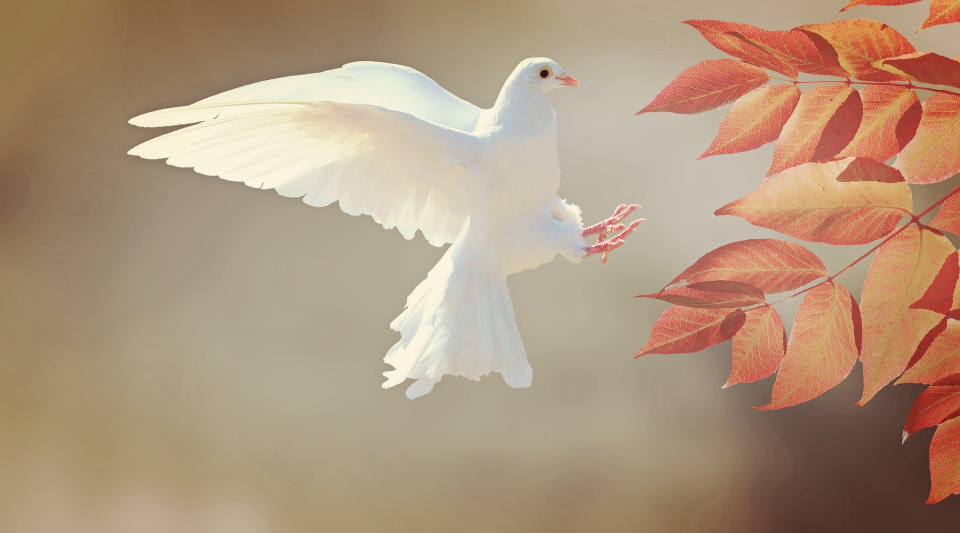
#> input picture LC/LC01/Testbilder-20250328/dove-2516641_1920.jpg, 1920 x 1065 px, found by its file name (shown at 1/2 size)
$ jupyter execute live_coding_01_profiling_ram_harddisk_EMPTY.ipynb
#> lines starting #> are read from the running program, lines starting #| are printed output that depends on the picture
# Big Data Engineering (1) - Bottlenecks in big data handling

Before we dive into coding, it’s important to understand a fundamental concept in data processing: data movement. In nearly every real-world scenario, our goal is to collect vast amounts of data and utilize it—whether that’s for visualization, statistical analysis, or machine learning. To achieve this, data must be transferred across different parts of the computer’s hardware, each with its own speed and limitations.

## Data Movement within a Computer

Data in a computer flows through several layers of storage and memory. Here’s a brief overview of the hierarchy and the typical transfer speeds:

- CPU Cache: The fastest memory available, located directly on the CPU. It can access data in nanoseconds, but its size is very limited.

- RAM (Main Memory): Faster than hard drives, with access times measured in tens of nanoseconds. However, it is volatile and more expensive per byte.

- Solid State Drives (SSD) & Hard Disk Drives (HDD): Non-volatile storage that holds data persistently. SSDs are significantly faster than HDDs but still lag behind RAM.

-  Network/Cloud Storage: Data stored remotely, which may be subject to network latencies and bandwidth limitations.

When you load an image from disk (or the cloud), you’re encountering these bottlenecks. Even though modern CPUs can process data very quickly once it’s loaded into RAM or the cache, the process of reading the data from slower storage mediums can become a major delay. This is particularly noticeable in big data applications, where the sheer volume of data (or the need to access it rapidly) can lead to performance challenges.

*But how bad is this really?*

Just by looking at the hardware infrastructure it is clear that loading data from an SSD will be slower than handling data that we have in RAM. But let's have a look at what this would mean for our project for which we plan to handle about 500,000 images!

## Quick Introduction to OpenCV for Image Handling

In today’s live coding session, we will start by handling images in Python using OpenCV. OpenCV (Open Source Computer Vision Library) is a powerful and widely-used tool for image processing and computer vision tasks. It provides functions for:

- Reading and Writing Images: Easily load images from disk and save processed images.
- Image Manipulation: Resize, crop, rotate, and adjust colors.
- Filtering and Transformations: Apply blurring, edge detection, and other filters.
- Feature Extraction: Identify key features and perform tasks like object detection or image matching.

### Why OpenCV?

- Efficiency: OpenCV is optimized in C/C++ and offers a Python interface, meaning that many functions run very efficiently even on large images.
- Comprehensive Functionality: From simple image I/O to complex computer vision algorithms, OpenCV covers a wide range of tasks.
- Community and Resources: With a large community, extensive documentation, and many tutorials available online, learning OpenCV can open up many possibilities for both academic projects and industry applications.

Python library imports:

[cell 1]
import os
import time
import numpy as np
import cv2
from matplotlib import pyplot as plt

[cell 2]
os.getcwd()

Here a very basic code example to load an image from a given image file using openCV:

[cell 3]
# Define the path to the folder containing the images
filename = r"C:\Users\jfham\OneDrive\Dokumente\Laptop_Clones\Big_Data_Engineering\LC\LC01\Testbilder-20250328\dove-2516641_1920.jpg"

image = plt.imread(filename)
#> image is the input picture: shape (1065, 1920, 3); mean R, G, B 176.9, 150.9, 125.9

## Exercise 1:
Open an image (by adapting the above code snippet) and try to answer the following questions:

- What type of object do we get?
- What are the dimensions and what do they mean?

[cell 4]
print(type(image))
#| <class 'numpy.ndarray'>
print(image.shape)
#| (1065, 1920, 3)

## Exercise 2:
Show the image! Use the following function for this which uses matplotlib (`plt.imshow()`).

(there are many other options to display images, but for now this will be good enough)

[cell 5]
def display_image(img):
    """A very simple function to display an image."""
    plt.imshow(img)
    plt.axis(False)
    plt.show()

[cell 6]
display_image(image)

## Exercise 3 - Play with the Array
Experiment a bit to answer the following questions:
- What happens if you multiply the image values by 0.25?
- Let's look at an image where we set all but one layer to zeros! What happens?

Then do the following:
- Using Numpy, try to show only a small part of the image (100 x 100 pixels)
- Using Numpy, try to turn the image.

Multiply by 0.25

[cell 7]
image_edited = image.copy()
image_edited = (image_edited * 0.25).astype(np.uint8)
display_image(image_edited)

# your code

1st and 2nd layer to zeros

[cell 8]
image_edited = image.copy()
image_edited[:, :, 0] = 0  # Red-Kanal
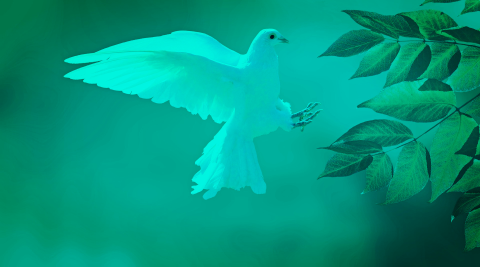
#> image_edited: shape (1065, 1920, 3) (shown at 1/4 size); mean R, G, B 0, 150.9, 125.9
image_edited[:, :, 1] = 0  # Green-Kanal
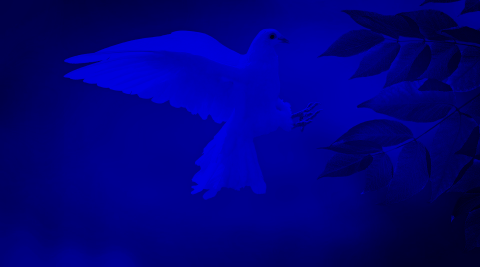
#> image_edited: shape (1065, 1920, 3) (shown at 1/4 size); mean R, G, B 0, 0, 125.9
display_image(image_edited)
# your code

1st and 3rd layer to zeros

[cell 9]
image_edited = image.copy()
image_edited[:, :, 0] = 0  # Red-Kanal
image_edited[:, :, 2] = 0  # Blue-Kanal
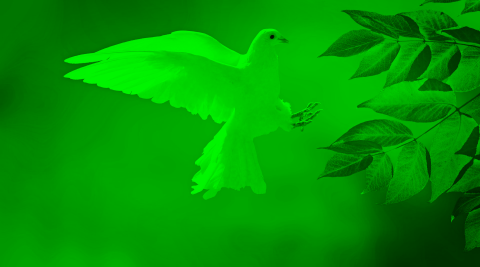
#> image_edited: shape (1065, 1920, 3) (shown at 1/4 size); mean R, G, B 0, 150.9, 0
display_image(image_edited)

2nd and 3rd layer to zeros

[cell 10]
image_edited = image.copy()
image_edited[:, :, 1] = 0  # Green-Kanal
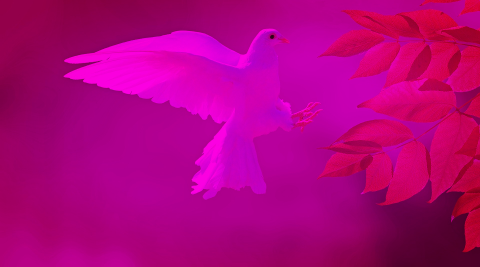
#> image_edited: shape (1065, 1920, 3) (shown at 1/4 size); mean R, G, B 176.9, 0, 125.9
image_edited[:, :, 2] = 0  # Blue-Kanal
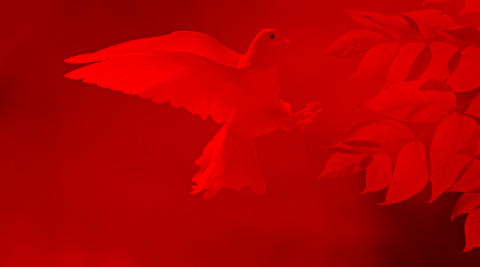
#> image_edited: shape (1065, 1920, 3) (shown at 1/4 size); mean R, G, B 176.9, 0, 0
display_image(image_edited)

Small Part (100 x 100)

[cell 11]
image_edited = image[:100, :100].copy()
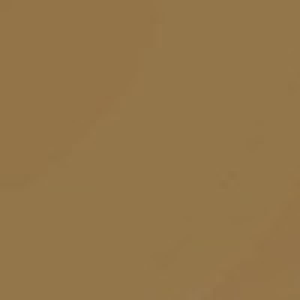
#> image_edited: shape (100, 100, 3) (shown 3 times larger); mean R, G, B 147, 117.4, 73.5
display_image(image_edited)

Turned Image (180°)

[cell 12]
image_edited = np.rot90(image, 2)  # 2x 90° = 180°
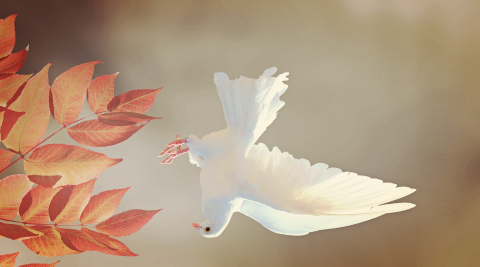
#> image_edited: shape (1065, 1920, 3) (shown at 1/4 size); mean R, G, B 176.9, 150.9, 125.9
display_image(image_edited)
image_edited = np.flipud(np.fliplr(image))  # erst links-rechts, dann oben-unten
display_image(image_edited)

## Exercise 4:
Compute and return the maximums brightness value of an image (R + G + B). Write a small function for this that we can use later on.

[cell 13]
def get_max_brightness(image: np.ndarray):
    """
    Returns maximum pixel brightness value of input image.
    Brightness is calculated as R + G + B.
    """
    brightness = np.sum(image, axis=2)  # Summe der Farbkanäle (RGB) für jeden Pixel
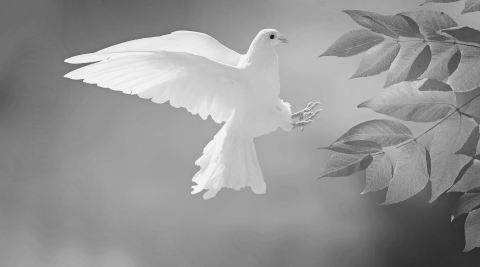
#> brightness: shape (1065, 1920) uint64 (shown at 1/4 size); min 28, max 756, mean 453.7; drawn with min black and max white
    return np.max(brightness)           # größter Helligkeitswert im Bild

[cell 14]
max_brightness = get_max_brightness(image)
#> max_brightness = 756
print(f"Brightest pixel value is {max_brightness} (theoretical maximum: {255 * 3})")
#| Brightest pixel value is 756 (theoretical maximum: 765)

OK, now back to *big data*!

## Goal: Estimate how long it takes to load a bigger datasets (here: images).
Try to experiment with a few images to answer the following questions:
1. How long would it take to load 1,000,000 images (image size of about 1-5 million pixels) from our local hard disk?
2. How long would it take to do a simple operation on all images (for example: compute the maximum brightness)?
3. How long would a simple operation on 1,000,000 images take if the images are in the RAM? (and: would that be possible?)

### How to evaluate the time
- Use the default library `time` to measure how long it takes to run a script.
- Hint: To get an OK-ish estimate for 1,000,000 images, we do not need to work with that amount ;)

### Step 1:
- Copy some images into a local folder (for instance `test_images/`)
- Loop over all images in the test_images folder.
- Load image using opencv.
- Compute maximum pixel brightness value in image and store in list (or print).
- **Measure the time this takes!**

After copying, check your folder

[cell 15]
# Define the path to the folder containing the images
path_images = r"C:\Users\jfham\OneDrive\Dokumente\Laptop_Clones\Big_Data_Engineering\LC\LC01\Testbilder-20250328"

# Get a list of all the image filenames in the folder
image_filenames = os.listdir(path_images)
image_filenames

Load each image and print maximum pixel brightness value AND measure the time this takes

[cell 16]
brightness_values = []

start_time = time.time()

# Schleife über alle Bilder
for filename in os.listdir(path_images):
    if filename.lower().endswith((".png", ".jpg", ".jpeg")):
        img_path = os.path.join(path_images, filename)
        image = cv2.imread(img_path)  # Bild laden mit OpenCV (BGR!)
        image = cv2.cvtColor(image, cv2.COLOR_BGR2RGB)  # nach RGB konvertieren
        brightness = get_max_brightness(image)
#> brightness = 756
        brightness_values.append(brightness)
#> pass 2 of the loop `for filename in os.listdir(path_images):`:
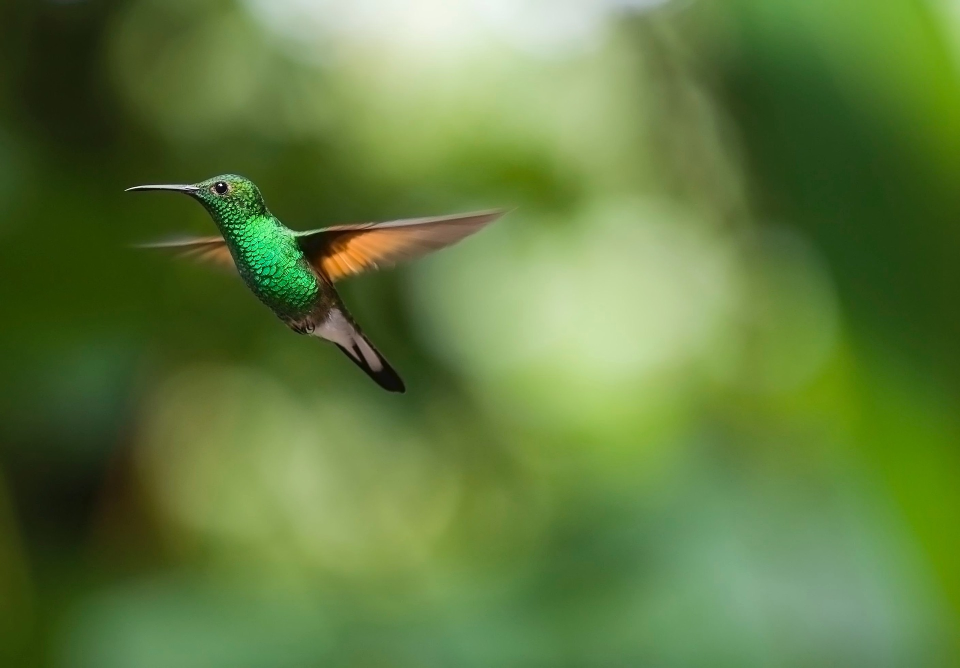
#> input picture LC/LC01/Testbilder-20250328/hummingbird-2139278_1920.jpg, 1920 x 1335 px, found by its file name (shown at 1/2 size)
#> image is the input picture: shape (1335, 1920, 3); mean B, G, R 63.1, 124.6, 97.1
#> in get_max_brightness (call 3), `brightness = np.sum(image, axis=2)`:
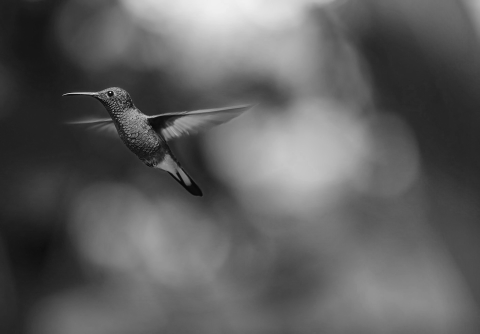
#> brightness: shape (1335, 1920) uint64 (shown at 1/4 size); min 1, max 764, mean 284.8; drawn with min black and max white
#> `brightness = get_max_brightness(image)`: brightness = 764
#> pass 3 of the loop `for filename in os.listdir(path_images):`:
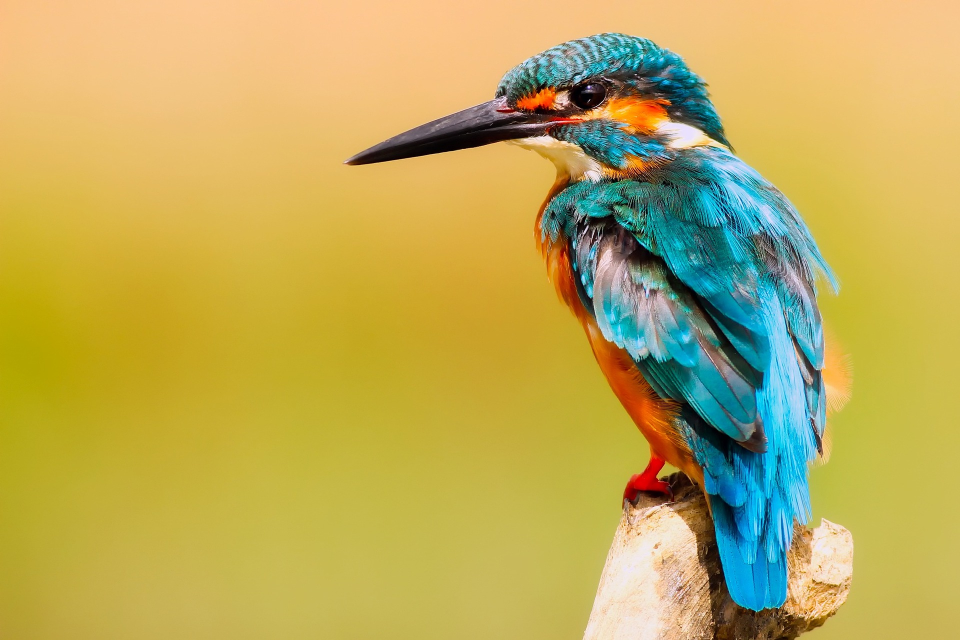
#> input picture LC/LC01/Testbilder-20250328/kingfisher-2046453_1920.jpg, 1920 x 1280 px, found by its file name (shown at 1/2 size)
#> image is the input picture: shape (1280, 1920, 3); mean B, G, R 89.6, 171.4, 188.7
#> in get_max_brightness (call 4), `brightness = np.sum(image, axis=2)`:
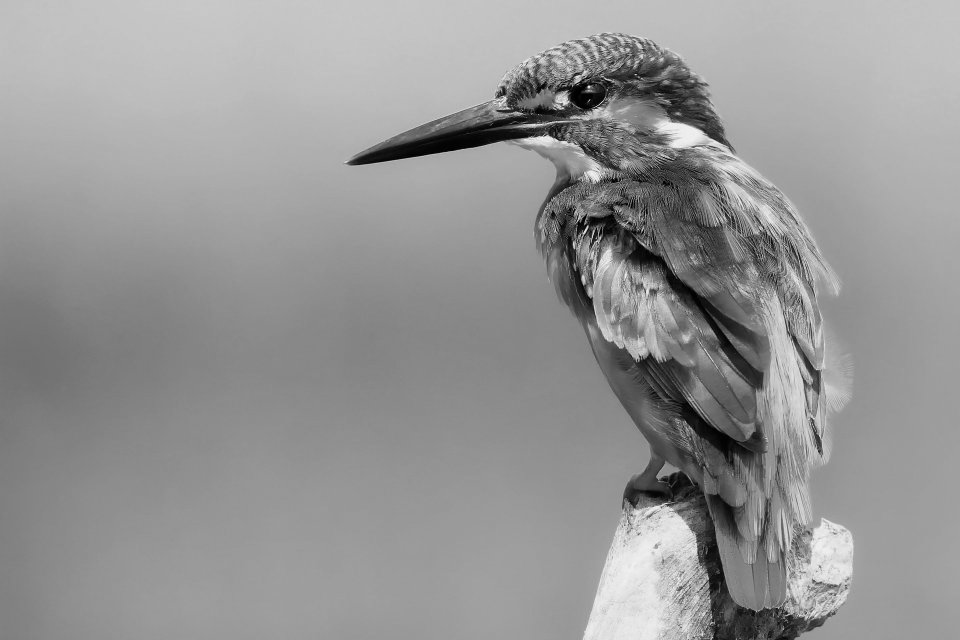
#> brightness: shape (1280, 1920) uint64 (shown at 1/2 size); min 0, max 764, mean 449.7; drawn with min black and max white

end_time = time.time()

print(f"Laufzeit für {len(brightness_values)} Bilder: {end_time - start_time:.2f} Sekunden")
#| Laufzeit für 3 Bilder: 0.82 Sekunden

### Compare:
- How long does this take?
- How long does this take if we skip the maximum brightness search?

[cell 17]
start_time = time.time()

for filename in image_filenames:
    img_path = os.path.join(path_images, filename)
    image = cv2.imread(img_path)  # nur laden, nichts weiter tun
#> pass 2 of the loop `for filename in image_filenames:`:
#> pass 3 of the loop `for filename in image_filenames:`:

end_time = time.time()

print(f"Nur Laden von {len(image_filenames)} Bildern: {end_time - start_time:.2f} Sekunden")

### Step 2: How long would it take to load 1,000,000 images?
- Make a good guess based on the images you have on how long it will take to load one million images from disk.
- What takes longer: loading or processing?

[cell 18]
# SET YOUR CALCULATED RUNTIME HERE
runtime = 0.12  # seconds

time_per_image = runtime/5 # your code here
print(f"Loading one image takes about {time_per_image:.4f}s")

num_images = 1_000_000
time_total = (time_per_image * num_images) / 60
print(f"Loading 1.000.000 images would then take about {time_total:.3f} minutes")

---
## Cloud better than hard disk?

If we do not want to store all images on our hard disk, or if we simple cannot because this are too many, we could store the images "in the cloud". But, how fast/slow would that be?

Answer the same question as before now for a cloud option:

How long would it take us to get 1,000,000 images from a common cloud server (here pexels)?

### How to get an image from a URL?
Wr can download an image with `requests` and save it in a local folder using `shutil`.
This can be done using `requests.get(my_url)`.

- What is `stream` for? (https://requests.readthedocs.io/en/latest/user/advanced/)
- What does this return? An image?
- Try the methods `.status_code`, `.raw`, `.content`.

[cell 19]
import requests

image_url = "https://images.pexels.com/photos/1159577/pexels-photo-1159577.jpeg"
result = requests.get(image_url)

[cell 20]
result

[cell 21]
result.raw

[cell 22]
type(result.content)

[cell 23]
result.status_code

### How to get to the actual image?
- Look at `.content`, what do we have to do to get this into something image-like?
- Try to convert this using `np.frombuffer` (using the target data type `np.uint8`)

[cell 24]
# Read the image data into a numpy array
image_array = np.frombuffer(result.content, np.uint8)

# Decode the numpy array into an image using OpenCV
image = cv2.imdecode(image_array, cv2.IMREAD_COLOR)
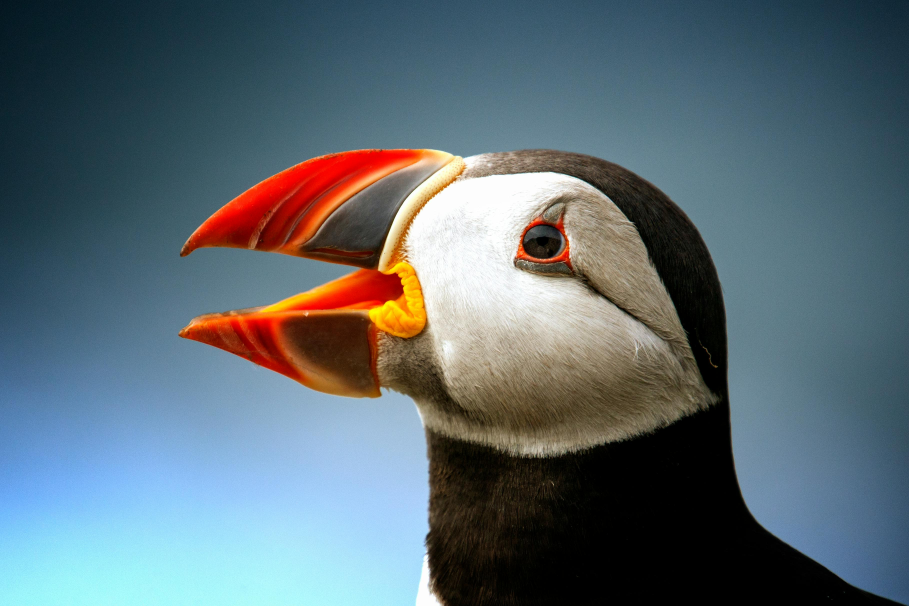
#> input picture LC/LC01/pexels-photo-1159577.jpeg, 3636 x 2424 px, found by its file name (shown at 1/4 size)
#> image is the input picture: shape (2424, 3636, 3); mean B, G, R 114.7, 106.9, 91.7

plt.imshow(image)
plt.axis(False)
plt.show()

### Does this work or not?

--> Problem: RGB vs. BGR! --> Change R(ed) and B(lue) channels.

[cell 25]
# Download the image from the URL
#result = requests.get(image_url)

# Read the image data into a numpy array
image_array = np.frombuffer(result.content, np.uint8)

# Decode the numpy array into an image using OpenCV
image = cv2.imdecode(image_array, cv2.IMREAD_COLOR)
# image = cv2.cvtColor(image_array, cv2.BGR2RGB)

plt.imshow(image[:, :, ::-1])
plt.axis(False)
plt.show()

[cell 26]
image.shape

### Save image
- The image can best be saved using `shutil` which has a suitable method called `.copyfileobj()`.

[cell 27]
import shutil


result = requests.get(image_url, stream=True)
with open("my_test_file.jpg", 'wb') as f:
    shutil.copyfileobj(result.raw, f)

## Download multiple images:
- Write a script to download all images for which we have urls in the following list.
- How long does it take to download all those images? (don't count the time to save the images)

[cell 28]
# here some example url's that should work (images from pexels)

image_urls = [
    "https://images.pexels.com/photos/1159577/pexels-photo-1159577.jpeg",
    "https://images.pexels.com/photos/2233442/pexels-photo-2233442.jpeg",
    "https://images.pexels.com/photos/106685/pexels-photo-106685.jpeg",
    "https://images.pexels.com/photos/15796799/pexels-photo-15796799/free-photo-of-close-up-on-face-of-swan.jpeg"
]

[cell 29]
import requests # request img from web
import shutil # save img locally
import time

def get_image(image_url):
    result = requests.get(image_url, stream=True)

    file_name = image_url.split("/")[-1]

    if result.status_code == 200:
        with open(file_name, 'wb') as f:
            shutil.copyfileobj(result.raw, f)
        print('Image sucessfully Downloaded: ', file_name)
    else:
        print('Image couldn\'t be retrieved')


for image_url in image_urls:
    get_image(image_url)

[cell 30]
import time

tstart = time.time()
for image_url in image_urls:
    result = requests.get(image_url)#, stream = True)

# show computation time
compute_time = time.time() - tstart
print(f"------- Computation took {compute_time}s.")
